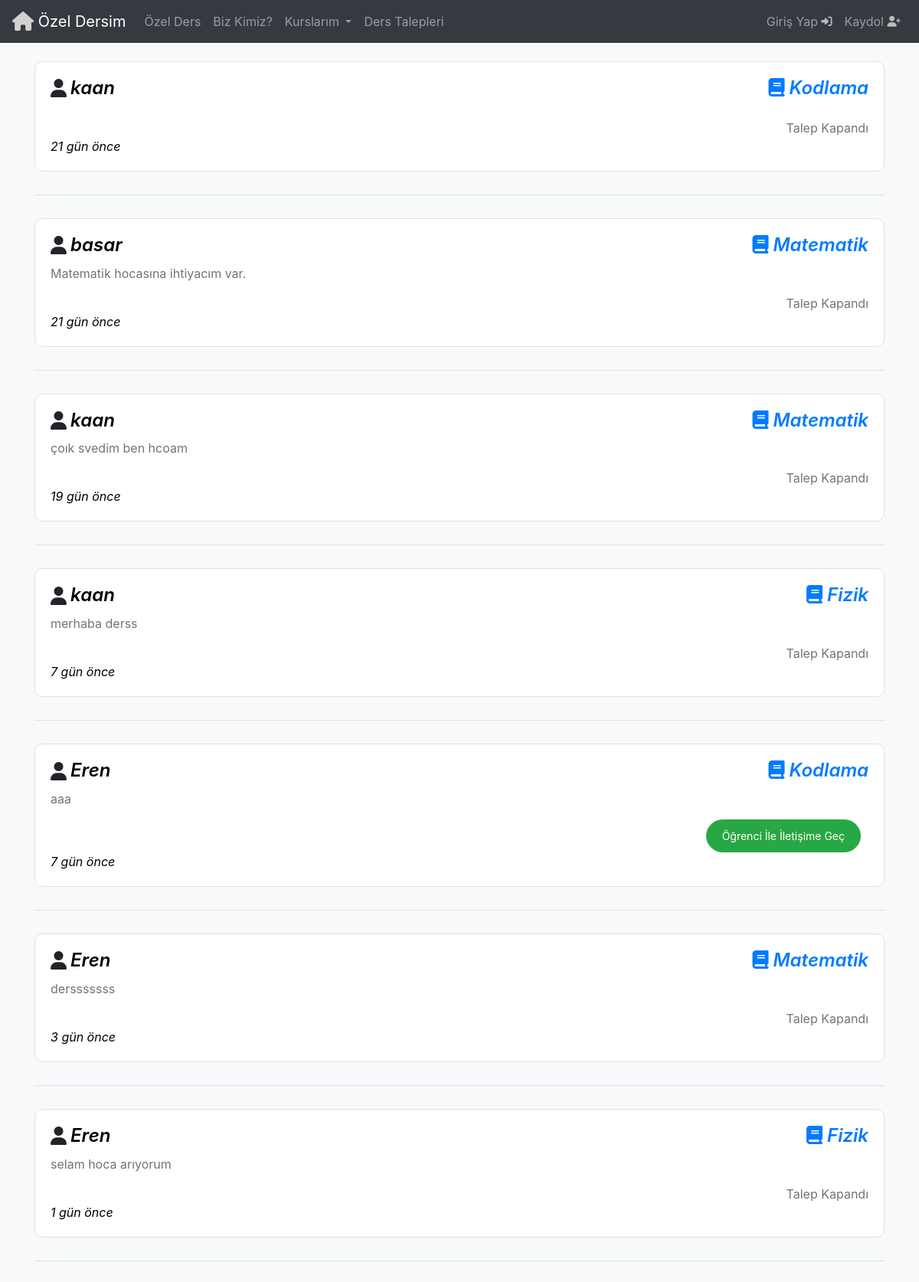
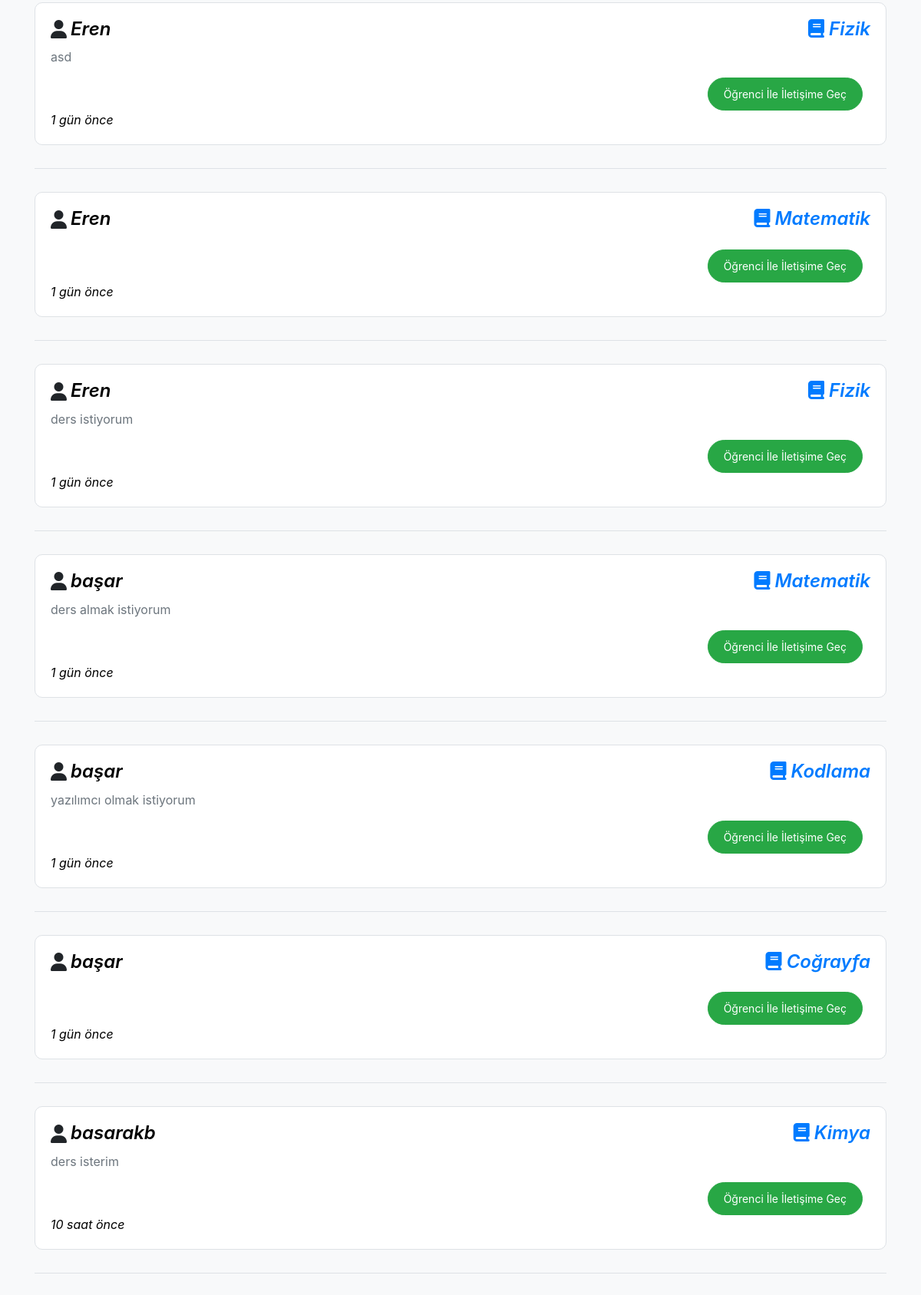
/derstalepleri/ (upper part), run on the app's committed database (2 pictures, top to bottom).
### Base/models.py (models this page shows, shortened)
class DersTalepleri(models.Model):
  seviye = [
    ('ilkokul', 'İlkokul'),
    ('ortaokul', 'Ortaokul'),
    ('lise', 'Lise'),
    ('universite', 'Üniversite'),
    ('yukseklisans','Yüksek Lisans'),
  ]
  kullanici = models.ForeignKey(User, on_delete=models.CASCADE)
  isim = models.CharField(max_length=50)
  ders = models.ForeignKey(Ders, on_delete=models.CASCADE)
  talep_notu= models.TextField(max_length=200,null=True,blank=True)
  talep_durumu = models.BooleanField(default=False)
  min_butce = models.IntegerField(validators=[MinValueValidator(0)])
  max_butce = models.IntegerField(validators=[MaxValueValidator(10000)])
  ogrenci_seviyesi = models.CharField(max_length=50,choices=seviye)
  olusturulma_tarihi = models.DateTimeField(auto_now_add=True)
  konum = models.ForeignKey(Sehir, on_delete=models.CASCADE, null=True, blank=True, default=None)

class Ders(models.Model):
  ders = models.CharField(max_length=50)
  def __str__(self) :
    return self.ders

### Base/views.py (the view)
# urls.py: path('derstalepleri/', views.derstalepleri,name='DersTalepleri'),
def derstalepleri(request):
   derstalepleri = DersTalepleri.objects.all()
   context = {'derstalepleri': derstalepleri}
   return render(request, 'DersTalepleri.html',context)

### Templates/DersTalepleri.html (shortened to what this page needs)
{% include 'navbar.html' %}
<!DOCTYPE html>
<html lang="en">
  <head>
  <link rel="stylesheet" href="https://stackpath.bootstrapcdn.com/bootstrap/4.5.2/css/bootstrap.min.css" />
  <link rel="stylesheet" href="https://cdnjs.cloudflare.com/ajax/libs/font-awesome/6.5.2/css/all.min.css" />
  </head>
  <body>
    <div class="container mt-4">
       {% for derstalebi in derstalepleri %}
      <div class="request-card">
        <div class="d-flex justify-content-between align-items-center">
          <h5 class="d-flex align-items-center">
            <i class="fas fa-user"></i>
            <a href="{% url 'TalepDetay' derstalebi.id %}" class="user-name"
              >{{ derstalebi.kullanici }}</a
            >
          </h5>
          <h5>
            <i class="fas fa-book" style="color: #007bff"></i>
            <span class="lesson-name">{{ derstalebi.ders }}</span>
          </h5>
        </div>
        <p>{{ derstalebi.talep_notu }}</p>
        <div class="request-actions">
          {% if derstalebi.kullanici == request.user %}
          <div class="right-actions">
            <a
              href="{% url 'TalepDuzenle' derstalebi.id %}"
              class="btn btn-warning btn-sm btn-custom btn-warning-custom"
              >Talebi Düzenle</a
            >
            <a
              href="{% url 'TalepSil' derstalebi.id %}"
              class="btn btn-danger btn-sm btn-custom btn-danger-custom"
              >Talebi Sil</a
            >
            <a
              href="{% url 'TalepKabul' derstalebi.id %}"
              class="btn btn-success btn-sm btn-custom btn-success-custom"
              >Talebi Kapat</a
            >
          </div>
          {% else %} {% if derstalebi.talep_durumu == False %}
          <div class="right-actions">
            <a
              href="{% url 'IletisimeGec' derstalebi.id %}"
              class="btn btn-success btn-sm btn-custom btn-success-custom"
              >Öğrenci İle İletişime Geç</a
            >
          </div>
          {% else %}
          <span class="text-muted">Talep Kapandı</span>
          {% endif %} {% endif %}
        </div>
        <div
          class="timestamp"
          data-time="{{ derstalebi.olusturulma_tarihi }}"
          id="timestamp{{ forloop.counter }}"
        >
        </div>
      </div>
      <div class="divider"></div>
      {% endfor %}
    </div>
  </body>
</html>

### Templates/DersTalepleri.html (style rules this page uses)
body { background-color: #f8f9fa; }
.request-card { margin-bottom: 20px; border: 1px solid #dee2e6; border-radius: 10px; padding: 20px; background-color: #ffffff; transition: box-shadow 0.3s; width: 100%; max-width: 100%; }
.request-card h5 { margin: 0; font-size: 1.5rem; font-weight: 600; word-wrap: break-word; word-break: break-all; }
.request-card h5 a, .request-card p { overflow: hidden; text-overflow: ellipsis; white-space: nowrap; display: block; }
.request-card p { margin: 10px 0; color: #6c757d; }
.request-actions { margin-top: 15px; display: flex; justify-content: flex-end; }
.request-actions .right-actions { display: flex; }
.request-actions a { margin-right: 10px; }
.divider { margin: 30px 0; border-bottom: 1px solid #dee2e6; }
.btn-custom { border-radius: 50px; padding: 10px 20px; }
.btn-success-custom { background-color: #28a745; border-color: #28a745; }
.user-name { color: black; font-style: italic; margin-left: 5px; }
.lesson-name { color: #007bff; font-style: italic; }
.timestamp { color: #000; font-style: italic; }

### data on the page
DersTalepleri: kullanici "kaan", ders "Kodlama", talep_durumu "Talep Kapandı"
DersTalepleri: kullanici "basar", ders "Matematik", talep_notu "Matematik hocasına ihtiyacım var.", talep_durumu "Talep Kapandı"
DersTalepleri: kullanici "kaan", ders "Matematik", talep_notu "çoık svedim ben hcoam", talep_durumu "Talep Kapandı"
DersTalepleri: kullanici "kaan", ders "Fizik", talep_notu "merhaba derss", talep_durumu "Talep Kapandı"
DersTalepleri: kullanici "Eren", ders "Kodlama", talep_notu "aaa", talep_durumu "Öğrenci İle İletişime Geç"
DersTalepleri: kullanici "Eren", ders "Matematik", talep_notu "dersssssss", talep_durumu "Talep Kapandı"
DersTalepleri: kullanici "Eren", ders "Fizik", talep_notu "selam hoca arıyorum", talep_durumu "Talep Kapandı"
DersTalepleri: kullanici "Eren", ders "Fizik", talep_notu "asd", talep_durumu "Öğrenci İle İletişime Geç"
DersTalepleri: kullanici "Eren", ders "Matematik", talep_durumu "Öğrenci İle İletişime Geç"
DersTalepleri: kullanici "Eren", ders "Fizik", talep_notu "ders istiyorum", talep_durumu "Öğrenci İle İletişime Geç"
DersTalepleri: kullanici "başar", ders "Matematik", talep_notu "ders almak istiyorum", talep_durumu "Öğrenci İle İletişime Geç"
DersTalepleri: kullanici "başar", ders "Kodlama", talep_notu "yazılımcı olmak istiyorum", talep_durumu "Öğrenci İle İletişime Geç"
DersTalepleri: kullanici "başar", ders "Coğrayfa", talep_durumu "Öğrenci İle İletişime Geç"
DersTalepleri: kullanici "basarakb", ders "Kimya", talep_notu "ders isterim", talep_durumu "Öğrenci İle İletişime Geç"
